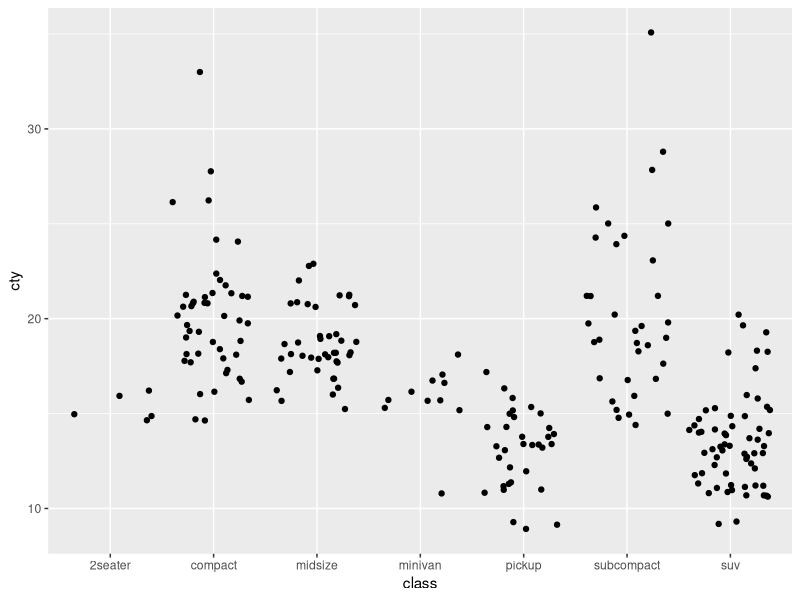

R code for this plot:
## ---- chunk 1
knitr::opts_chunk$set(echo = TRUE)
library(tidyverse)
## ---- chunk 2
ggplot(data = mpg, aes(x = class, y = cty)) +
	geom_jitter()
